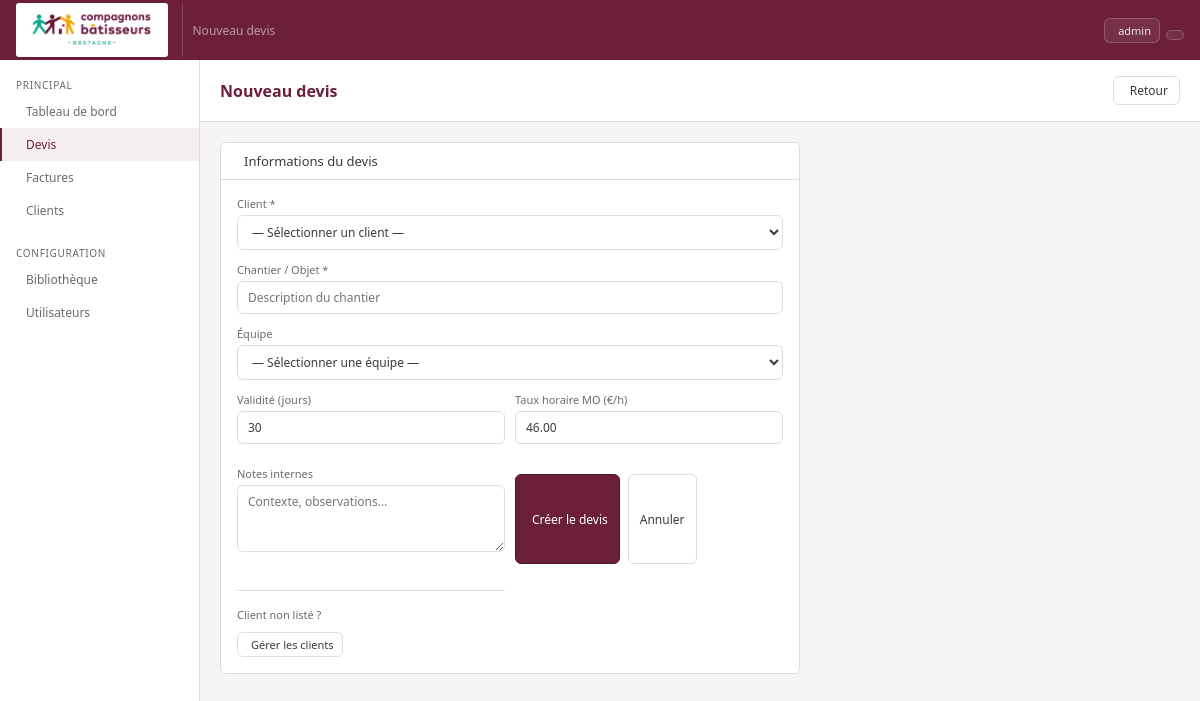
/devis/nouveau/ (signed in), run on the app's committed database.
### core/models.py (models this page shows, shortened)
class ParametresAssociation(models.Model):
    nom = models.CharField(max_length=200, default='Compagnons Bâtisseurs Bretagne')
    siret = models.CharField(max_length=50, blank=True)
    ape = models.CharField(max_length=20, blank=True)
    forme_juridique = models.CharField(
        max_length=100, blank=True, default='Association loi 1901'
    )
    adresse = models.TextField(blank=True)
    email = models.EmailField(blank=True)
    telephone = models.CharField(max_length=50, blank=True)
    site_web = models.URLField(blank=True)
    logo = models.ImageField(
        upload_to='logo/', null=True, blank=True
    )
    couleur_principale = models.CharField(
        max_length=7, default='#6B1F3A',
        help_text="Code hexadécimal ex: #6B1F3A"
    )
    couleur_secondaire = models.CharField(
        max_length=7, default='#2BBFA4',
        help_text="Code hexadécimal ex: #2BBFA4"
    )
    couleur_accent = models.CharField(
        max_length=7, default='#E8A020',
        help_text="Code hexadécimal ex: #E8A020"
    )
    slogan = models.CharField(
        max_length=200, blank=True,
        default='La solidarité, un chantier à partager'
    )
    class Meta:
        verbose_name = 'Paramètres association'
    @classmethod
    def get(cls):
        obj, _ = cls.objects.get_or_create(pk=1)
        return obj

class ProfilUtilisateur(models.Model):
    ROLE_CHOICES = [
        ('admin',        'Administrateur'),
        ('responsable',  'Responsable de service'),
        ('technicien',   'Technicien / Chargé de projet'),
        ('comptable',    'Comptable'),
    ]
    user = models.OneToOneField(
        User, on_delete=models.CASCADE, related_name='profil'
    )
    role = models.CharField(
        max_length=20, choices=ROLE_CHOICES, default='technicien'
    )
    service = models.ForeignKey(
        Service, on_delete=models.SET_NULL,
        null=True, blank=True, related_name='membres',
        help_text="Service d'appartenance principal"
    )
    equipes = models.ManyToManyField(
        Equipe, blank=True, related_name='membres',
        help_text="Équipes habituelles (filtre par défaut dans les listes)"
    )
    responsable = models.ForeignKey(
    'self', on_delete=models.SET_NULL,
    null=True, blank=True, related_name='techniciens',
    help_text="Responsable hiérarchique direct (Responsable secteur)"
    )
    taux_mo_defaut = models.DecimalField(
        max_digits=6, decimal_places=2, default=46.00
    )
    saisie_ht = models.BooleanField(
        default=False,
        help_text="Prix matériaux saisis HT, convertis en TTC (+20%)"
    )
    categories_biblio = models.JSONField(
        default=list, blank=True,
        help_text="Ordre et visibilité des catégories dans la bibliothèque"
    )
    conditions_devis = models.TextField(blank=True)
    conditions_facture = models.TextField(blank=True)
    class Meta:
        verbose_name = 'Profil utilisateur'

### core/views.py (the view, shortened to what this page needs)
# urls.py: path('devis/nouveau/', views.devis_create, name='devis-create'),
@login_required
def devis_create(request):
    profil = get_profil(request.user)
    if profil.service:
        equipes = Equipe.objects.filter(
            service__territoire=profil.get_territoire()
        ).select_related('service')
    else:
        equipes = Equipe.objects.select_related('service').all()
    return render(request, 'core/devis_form.html', {
        'clients': Client.objects.all(),
        'equipes': equipes,
        'profil': profil,
    })

### core/context_processors.py (called while the page is built)
def params_association(request):
    return {'params': ParametresAssociation.get()}

### core/models.py (called while the page is built)
    def __str__(self):
        return self.nom

### core/views.py (called while the page is built)
def get_profil(user):
    profil, _ = ProfilUtilisateur.objects.get_or_create(user=user)
    return profil

### core/templates/core/devis_form.html (shortened to what this page needs)
{% extends 'core/base.html' %}
{% block nav_devis %}active{% endblock %}
{% block topbar_title %}Nouveau devis{% endblock %}
{% block content %}
<div class="page-hd">
  <div><div class="page-title">Nouveau devis</div></div>
  <a href="{% url 'core:devis-list' %}" class="btn"> Retour</a>
</div>
<div class="page-body">
  <div class="card" style="max-width:580px">
    <div class="card-hd"><span class="card-title">Informations du devis</span></div>
    <div class="card-body">
      <form method="post" action="{% url 'core:devis-create' %}">
        <div class="field">
          <label>Client *</label>
          <select class="input" name="client" required>
            <option value="">— Sélectionner un client —</option>
          </select>
        </div>
        <div class="field"><label>Chantier / Objet *</label><input class="input" name="chantier" placeholder="Description du chantier" required/></div>
        <div class="field">
          <label>Équipe</label>
          <select class="input" name="equipe">
            <option value="">— Sélectionner une équipe —</option>
          </select>
        </div>
        <div style="display:grid;grid-template-columns:1fr 1fr;gap:10px">
          <div class="field"><label>Validité (jours)</label><input class="input" type="number" name="validite_jours" value="30" min="1"/></div>
          <div class="field"><label>Taux horaire MO (€/h)</label><input class="input" type="number" name="taux_mo" value="{{ profil.taux_mo_defaut|stringformat:'.2f' }}" min="0" step="0.5"/>
        </div>
        <div class="field"><label>Notes internes</label><textarea class="input" name="notes" rows="3" placeholder="Contexte, observations…"></textarea></div>
        <div style="display:flex;gap:8px;margin-top:.5rem">
          <button type="submit" class="btn btn-prune"> Créer le devis</button>
          <a href="{% url 'core:devis-list' %}" class="btn">Annuler</a>
        </div>
      </form>
      <div style="margin-top:1rem;padding-top:1rem;border-top:1px solid var(--gray-bd)">
        <div style="font-size:11px;color:var(--gray-md);margin-bottom:8px">Client non listé ?</div>
        <a href="{% url 'core:clients' %}" class="btn btn-sm"> Gérer les clients</a>
      </div>
    </div>
  </div>
</div>
{% endblock %}

### core/templates/core/base.html (shortened to what this page needs)
<!DOCTYPE html>
<html lang="fr">
<head>
<link rel="stylesheet" href="https://cdn.jsdelivr.net/npm/@tabler/icons-webfont@3.19.0/dist/tabler-icons.min.css"/>
</head>
<body>
<div class="topbar">
  <a href="{% url 'core:dashboard' %}" class="logo-area">
    {% if params.logo %}
      <img src="{{ params.logo.url }}" alt="{{ params.nom }}" style="height:54px;width:auto;background:#fff;border-radius:3px;padding:2px 5px">
    {% endif %}
  </a>
  <div class="topbar-title">{% block topbar_title %}{% endblock %}</div>
  {% if request.user.is_authenticated %}
  <div class="topbar-actions">
    <a href="{% url 'core:profil' %}" class="btn btn-ghost btn-sm">
      {{ request.user.get_full_name|default:request.user.username }}
    </a>
    <form method="post" action="{% url 'core:logout' %}" style="display:inline">
      <button type="submit" class="btn btn-ghost btn-sm" title="Se déconnecter">
      </button>
    </form>
  </div>
  {% endif %}
</div>
<div class="body-wrap">
  <div class="sidebar">
    <div class="nav-sect">Principal</div>
    <a href="{% url 'core:dashboard' %}" class="nav-item {% block nav_dashboard %}{% endblock %}">Tableau de bord</a>
    <a href="{% url 'core:devis-list' %}" class="nav-item {% block nav_devis %}{% endblock %}">Devis</a>
    <a href="{% url 'core:factures-list' %}" class="nav-item {% block nav_factures %}{% endblock %}">Factures</a>
    <a href="{% url 'core:clients' %}" class="nav-item {% block nav_clients %}{% endblock %}">Clients</a>
    <div class="nav-sect">Configuration</div>
    <a href="{% url 'core:biblio' %}" class="nav-item {% block nav_biblio %}{% endblock %}">Bibliothèque</a>
    {% if request.user.is_authenticated %}
      {% with role=request.user.profil.role %}
        {% if role == 'admin' or role == 'responsable' %}
        <a href="{% url 'core:utilisateurs-list' %}" class="nav-item {% block nav_users %}{% endblock %}">
          Utilisateurs
        </a>
        {% endif %}
      {% endwith %}
    {% endif %}
  </div>
  <div class="main">
    {% block content %}{% endblock %}
  </div>
</div>
</body>
</html>

### core/templates/core/base.html (style rules this page uses)
:root { --prune:#6B1F3A;--prune-dk:#4E1529;--prune-lt:#F5EEF1;--prune-bd:#D4A3B5; --teal:#2BBFA4;--teal-dk:#1E9081;--teal-lt:#E8F8F5;--teal-bd:#9DE0D5; --amber:#E8A020;--amber-lt:#FDF3E1; --red:#C0392B;--red-lt:#FDECEB; --gray:#3A3A3A;--gray-md:#6B6B6B;--gray-lt:#F0EEEC;--gray-bd:#DDDCDA; --white:#fff;--bg:#F7F5F4; --f:'Segoe UI',system-ui,sans-serif;--fm:'Courier New',monospace; --r:6px; }
* { box-sizing:border-box;margin:0;padding:0 }
body { font-family:var(--f);font-size:13px;color:var(--gray);background:var(--bg);height:100vh;overflow:hidden;display:flex;flex-direction:column }
input,button,select,textarea { font-family:var(--f) }
button { cursor:pointer }
a { color:inherit;text-decoration:none }
.topbar { background:var(--prune);height:60px;display:flex;align-items:center;padding:0 1rem;gap:10px;flex-shrink:0;z-index:100 }
.logo-area { display:flex;align-items:center;gap:9px;padding-right:14px;border-right:1px solid rgba(255,255,255,.18);text-decoration:none }
.topbar-title { flex:1;font-size:12px;color:rgba(255,255,255,.55) }
.topbar-actions { display:flex;gap:6px;align-items:center }
.body-wrap { display:flex;flex:1;overflow:hidden }
.sidebar { width:200px;background:var(--white);border-right:1px solid var(--gray-bd);display:flex;flex-direction:column;flex-shrink:0;overflow-y:auto }
.main { flex:1;overflow:hidden;display:flex;flex-direction:column }
.nav-sect { font-size:10px;text-transform:uppercase;letter-spacing:.07em;color:var(--gray-md);padding:.9rem 1rem 3px;margin-top:4px }
.nav-item { display:flex;align-items:center;gap:8px;padding:8px 1rem;font-size:12px;color:var(--gray-md);border-left:2px solid transparent;text-decoration:none }
.nav-item.active { color:var(--prune);background:var(--prune-lt);border-left-color:var(--prune);font-weight:500 }
.btn { display:inline-flex;align-items:center;gap:5px;padding:5px 11px;font-size:12px;border-radius:var(--r);border:1px solid var(--gray-bd);background:transparent;color:var(--gray);cursor:pointer;text-decoration:none }
.btn-sm { padding:4px 8px;font-size:11px }
.btn-prune { background:var(--prune);color:#fff;border-color:var(--prune-dk) }
.btn-ghost { border-color:rgba(255,255,255,.2);background:rgba(255,255,255,.08);color:rgba(255,255,255,.88) }
.card { background:var(--white);border:1px solid var(--gray-bd);border-radius:var(--r);overflow:hidden;margin-bottom:1rem }
.card-hd { padding:9px 1rem;border-bottom:1px solid var(--gray-bd);display:flex;align-items:center;justify-content:space-between }
.card-title { font-size:13px;font-weight:500;display:flex;align-items:center;gap:7px }
.card-body { padding:1rem }
.page-hd { padding:1rem 1.25rem;background:var(--white);border-bottom:1px solid var(--gray-bd);display:flex;align-items:center;justify-content:space-between;flex-shrink:0 }
.page-title { font-size:16px;font-weight:600;color:var(--prune) }
.page-body { flex:1;overflow-y:auto;padding:1.25rem }
.field { display:flex;flex-direction:column;gap:4px;margin-bottom:.75rem }
.field label { font-size:11px;color:var(--gray-md);font-weight:500 }
.input { padding:7px 10px;font-size:12px;border:1px solid var(--gray-bd);border-radius:var(--r);background:var(--white);color:var(--gray);outline:none;width:100% }

### data on the page
ParametresAssociation: logo (picture)
ProfilUtilisateur: taux_mo "46.00"

### other printed values
{{ request.user.get_full_name|default:request.user.username }} "admin"
